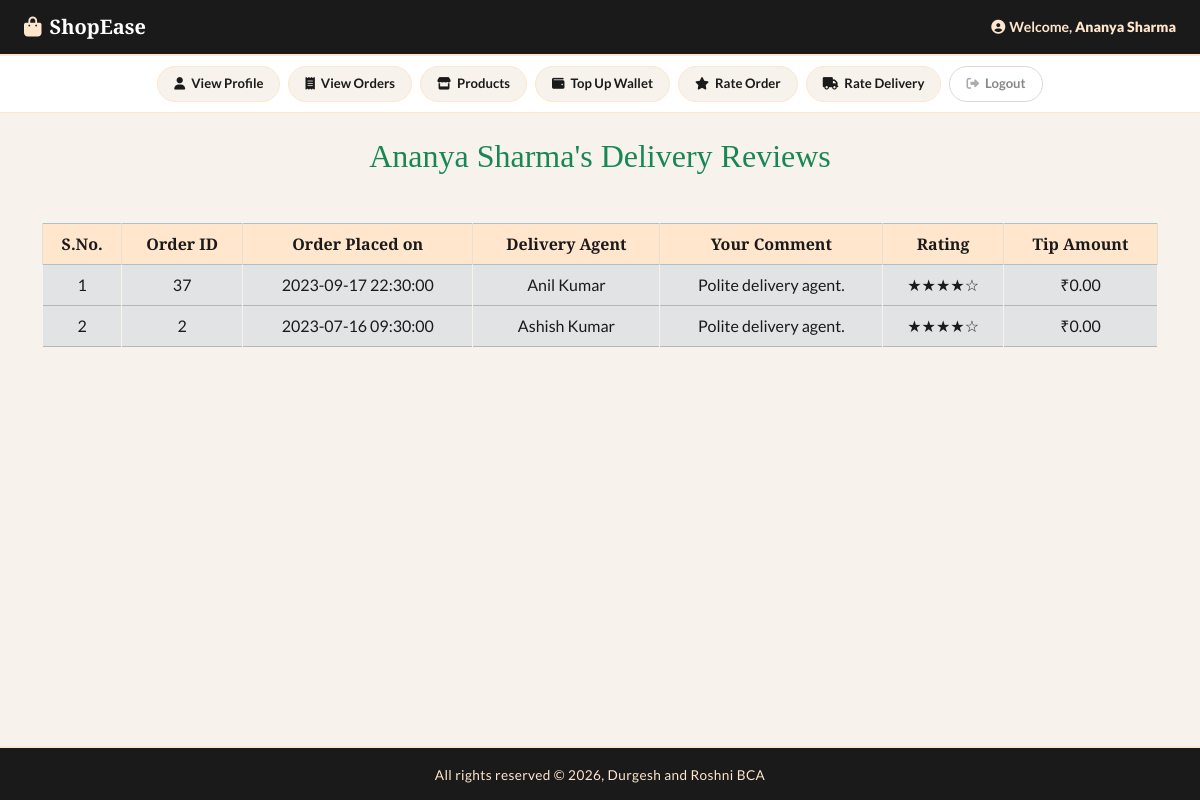
Page /customer_mode/profile_page.php?customer_id=2&rate_delivery on the committed database.
### tables this page shows
CREATE TABLE IF NOT EXISTS customer (
        customerID INT AUTO_INCREMENT PRIMARY KEY, 
    first_name VARCHAR(50) NOT NULL,  
    last_name VARCHAR(50),
    address_street VARCHAR(100) NOT NULL,  
        address_city VARCHAR(50) NOT NULL,
        address_state VARCHAR(50) NOT NULL,
    pincode INT NOT NULL,
    phone_no BIGINT UNIQUE NOT NULL,  
    email VARCHAR(100) UNIQUE NOT NULL,
    password VARCHAR(50) NOT NULL,
    dob DATE NOT NULL,
    age INT DEFAULT 0,  
    gender VARCHAR(10)
);

CREATE TABLE IF NOT EXISTS `order` (
        orderID INT AUTO_INCREMENT PRIMARY KEY,
    status VARCHAR(20) NOT NULL DEFAULT "Confirmed",  
    total_price DECIMAL(10, 2) NOT NULL,
    time TIMESTAMP NOT NULL DEFAULT CURRENT_TIMESTAMP,
    location VARCHAR(255) NOT NULL,
    agentPayment INT NOT NULL DEFAULT 50,
    customerID INT NOT NULL,
    agentID INT NOT NULL,
    FOREIGN KEY (customerID) REFERENCES customer(customerID),  
    FOREIGN KEY (agentID) REFERENCES deliveryAgent(agentID)  
);

CREATE TABLE IF NOT EXISTS deliveryAgent (
        agentID INT AUTO_INCREMENT PRIMARY KEY,
    first_name VARCHAR(50) NOT NULL,
    last_name VARCHAR(50),
    availabilityStatus VARCHAR(20) NOT NULL DEFAULT "Offline",  
    phone_no BIGINT UNIQUE NOT NULL,  
    email VARCHAR(100) UNIQUE NOT NULL,
    password VARCHAR(50) NOT NULL,
    dob DATE NOT NULL,
    age INT DEFAULT 0  
);

CREATE TABLE IF NOT EXISTS DeliveryReview (
        deliveryReviewID INT NOT NULL, 
    orderID INT NOT NULL,
    agentID INT NOT NULL,
    comment TEXT,
    rating INT DEFAULT 5 CHECK (rating >= 1 AND rating <= 5),
    tip DECIMAL(10, 2) DEFAULT 0,
    FOREIGN KEY (orderID) REFERENCES `order`(orderID) ON DELETE CASCADE,
    FOREIGN KEY (agentID) REFERENCES deliveryAgent(agentID) ON DELETE CASCADE 
     
);

### customer_mode/rate_delivery.php (the view, shortened to what this page needs)
<?php
$fetch_orders = "SELECT * FROM `order` WHERE customerID = $cust_id AND status = 'Delivered' ORDER BY orderID DESC;";
$result_fetch = mysqli_query($con, $fetch_orders);
$num_of_rows = mysqli_num_rows($result_fetch);
if ($num_of_rows == 0) {
    echo "<h2 class='text-center text-danger'> No orders have been delivered to you yet! </h2>";
} else {
    ?>
    <h2 class="text-center text-success">
        <?php echo "$cust_name's Delivery Reviews"; ?>
    </h2>
    <table class="table table-bordered mt-5">
        <thead class="table-info text-center text-white">
            <tr>
                <th>S.No.</th>
                <th>Order ID</th>
                <th>Order Placed on</th>
                <th>Delivery Agent</th>
                <th>Your Comment</th>
                <th>Rating</th>
                <th>Tip Amount</th>
            </tr>
        </thead>
        <tbody class="table-secondary text-white">
            <?php
            $number = 0;
            while ($fetch_row = mysqli_fetch_assoc($result_fetch)) {
                $order_id = $fetch_row["orderID"];
                $order_time = $fetch_row["time"];
                $order_agentID = $fetch_row["agentID"];
                $number++;
                $isReview = "Yes";
                $search_review = "SELECT * FROM DeliveryReview WHERE orderID = '$order_id' AND agentID = '$order_agentID';";
                $result_review = mysqli_query($con, $search_review);
                $num_of_rows = mysqli_num_rows($result_review);
                if ($num_of_rows == 0) {
                    $isReview = "No";
                } else {
                    $row_review = mysqli_fetch_assoc($result_review);
                    $comment = $row_review['comment'];
                    $rating = $row_review['rating'];
                    $tip = $row_review['tip'];
                }
                ?>
                <tr class='text-center align-middle'>
                    <?php if ($isReview == "Yes") { ?>
                        <td>
                            <?php echo "$number"; ?>
                        </td>
                        <td>
                            <?php echo "$order_id"; ?>
                        </td>
                        <td>
                            <?php echo "$order_time"; ?>
                        </td>
                        <td>
                            <?php
                            $get_agent = "SELECT * FROM deliveryAgent WHERE agentID = $order_agentID;";
                            $result_get = mysqli_query($con, $get_agent);
                            $row_agent = mysqli_fetch_assoc($result_get);
                            $agent_fname = $row_agent['first_name'];
                            $agent_lname = $row_agent['last_name'];
                            if ($agent_lname === null) {
                                $agent_name = $agent_fname;
                            } else {
                                $agent_name = $agent_fname . ' ' . $agent_lname;
                            }
                            echo "$agent_name";
                            ?>
                        </td>
                        <td>
                            <?php echo "$comment"; ?>
                        </td>
                        <td>
                            <?php
                            $stars = '';
                            $filledStars = intval($rating);
                            $emptyStars = 5 - $filledStars;
                            for ($i = 0; $i < $filledStars; $i++) {
                                $stars .= '★';
                            }
                            for ($i = 0; $i < $emptyStars; $i++) {
                                $stars .= '☆';
                            }
                            echo "$stars";
                            ?>
                        </td>
                        <td>
                            <?php echo "₹$tip"; ?>
                        </td>
                    <?php }
                    ?>
                </tr>
                <?php
            }
            ?>
        </tbody>
    </table>
    <?php
}
?>

### includes/customer_topnav.php (shortened to what this page needs)
<div class="app-topbar">
    <a href="index.php?customer_id=<?php echo $cust_id; ?>" class="brand">
        <i class="fas fa-shopping-bag"></i> ShopEase
    </a>
    <div class="topbar-right">
        <span class="welcome-text"><i class="fas fa-user-circle me-1"></i>Welcome, <strong><?php echo $cust_name; ?></strong></span>
    </div>
</div>
<div class="app-action-nav">
    <a href="profile_page.php?customer_id=<?php echo $cust_id; ?>" class="app-nav-btn">
        <i class="fas fa-user"></i> View Profile
    </a>
    <a href="view_orders.php?customer_id=<?php echo $cust_id; ?>" class="app-nav-btn">
        <i class="fas fa-receipt"></i> View Orders
    </a>
    <a href="index.php?customer_id=<?php echo $cust_id; ?>" class="app-nav-btn">
        <i class="fas fa-store"></i> Products
    </a>
    <a href="top_up.php?customer_id=<?php echo $cust_id; ?>" class="app-nav-btn">
        <i class="fas fa-wallet"></i> Top Up Wallet
    </a>
    <a href="rate_order.php?customer_id=<?php echo $cust_id; ?>" class="app-nav-btn">
        <i class="fas fa-star"></i> Rate Order
    </a>
    <a href="rate_delivery.php?customer_id=<?php echo $cust_id; ?>" class="app-nav-btn">
        <i class="fas fa-truck"></i> Rate Delivery
    </a>
    <a href="../start.php" class="app-nav-btn logout-btn">
        <i class="fas fa-sign-out-alt"></i> Logout
    </a>
</div>

### style.css (style rules this page uses)
* { margin: 0; padding: 0; box-sizing: border-box; }
body { background-color: #F7F2EB; font-family: 'Lato', sans-serif; color: #1A1A1A; }
.app-topbar { background: #1A1A1A; border-bottom: 2px solid #FFE6CD; padding: 12px 24px; display: flex; align-items: center; justify-content: space-between; box-shadow: 0 2px 10px rgba(0,0,0,0.18); flex-wrap: wrap; gap: 10px; }
.app-topbar .brand { font-family: 'Playfair Display', serif; font-size: 1.25rem; font-weight: 700; color: #FFFFFF; text-decoration: none; display: flex; align-items: center; gap: 8px; }
.app-topbar .brand i { color: #FFE6CD; }
.app-topbar .topbar-right { display: flex; align-items: center; gap: 18px; font-size: 0.88rem; }
.app-topbar .welcome-text { color: #FFE6CD; font-size: 0.88rem; font-weight: 600; }
.app-action-nav { background: #FFFFFF; border-bottom: 1px solid #FFE6CD; padding: 10px 20px; display: flex; flex-wrap: wrap; gap: 8px; justify-content: center; align-items: center; }
.app-nav-btn { display: inline-flex; align-items: center; gap: 6px; padding: 7px 16px; border-radius: 20px; font-size: 0.82rem; font-weight: 600; color: #1A1A1A; background: #F7F2EB; border: 1.5px solid #FFE6CD; text-decoration: none; transition: all 0.2s ease; white-space: nowrap; cursor: pointer; }
.app-nav-btn i { font-size: 0.78rem; color: #1A1A1A; }
.app-nav-btn.logout-btn { background: #FFFFFF; border-color: #e0d8d0; color: #888; }
.app-nav-btn.logout-btn i { color: #aaa; }
h1, h2, h3 { font-family: 'Playfair Display', serif; color: #1A1A1A; }
table { background: #FFFFFF; }
.table th { background: #FFE6CD; color: #1A1A1A; font-family: 'Playfair Display', serif; border-color: #e8dfd5; }
.table td { border-color: #F7F2EB; color: #1A1A1A; }

### customer_mode/profile_page.php (style rules this page uses)
body { background: #F7F2EB; overflow-x: hidden; }

### includes/footer.php (style rules this page uses)
body { margin: 0; padding: 0; min-height: 100vh; position: relative; }

### rows in the picture
customer: cust_name "Ananya Sharma"
order: orderID "37", time "2023-09-17 22:30:00", agentID.last_name "Anil Kumar", deliveryreview.comment "Polite delivery agent.", stars "★★★★☆", deliveryreview.tip "0.00"
order: orderID "2", time "2023-07-16 09:30:00", agentID.last_name "Ashish Kumar", deliveryreview.comment "Polite delivery agent.", stars "★★★★☆", deliveryreview.tip "0.00"
